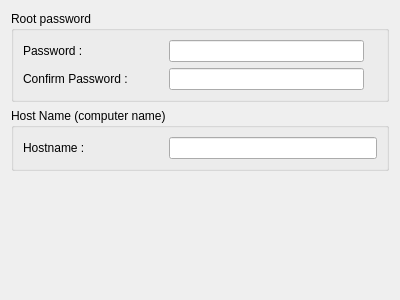
<?xml version="1.0" encoding="UTF-8"?>
<ui version="4.0">
 <class>configurationPage</class>
 <widget class="QWidget" name="configurationPage">
  <property name="geometry">
   <rect>
    <x>0</x>
    <y>0</y>
    <width>400</width>
    <height>300</height>
   </rect>
  </property>
  <property name="windowTitle">
   <string>Form</string>
  </property>
  <layout class="QVBoxLayout" name="verticalLayout">
   <item>
    <widget class="QGroupBox" name="groupBox_4">
     <property name="title">
      <string>Root password</string>
     </property>
     <property name="flat">
      <bool>false</bool>
     </property>
     <property name="checkable">
      <bool>false</bool>
     </property>
     <layout class="QVBoxLayout" name="verticalLayout_4">
      <item>
       <layout class="QHBoxLayout" name="horizontalLayout_4">
        <item>
         <widget class="QLabel" name="label_6">
          <property name="sizePolicy">
           <sizepolicy hsizetype="Fixed" vsizetype="Fixed">
            <horstretch>0</horstretch>
            <verstretch>0</verstretch>
           </sizepolicy>
          </property>
          <property name="minimumSize">
           <size>
            <width>140</width>
            <height>0</height>
           </size>
          </property>
          <property name="maximumSize">
           <size>
            <width>166</width>
            <height>16777215</height>
           </size>
          </property>
          <property name="sizeIncrement">
           <size>
            <width>100</width>
            <height>0</height>
           </size>
          </property>
          <property name="text">
           <string>Password :</string>
          </property>
         </widget>
        </item>
        <item>
         <widget class="QLineEdit" name="rootPasswordLineEdit">
          <property name="sizePolicy">
           <sizepolicy hsizetype="Expanding" vsizetype="Fixed">
            <horstretch>0</horstretch>
            <verstretch>0</verstretch>
           </sizepolicy>
          </property>
          <property name="echoMode">
           <enum>QLineEdit::Password</enum>
          </property>
         </widget>
        </item>
        <item>
         <widget class="QLabel" name="rootPasswordLabel">
          <property name="text">
           <string/>
          </property>
         </widget>
        </item>
       </layout>
      </item>
      <item>
       <layout class="QHBoxLayout" name="horizontalLayout_5">
        <item>
         <widget class="QLabel" name="label_5">
          <property name="sizePolicy">
           <sizepolicy hsizetype="Fixed" vsizetype="Fixed">
            <horstretch>0</horstretch>
            <verstretch>0</verstretch>
           </sizepolicy>
          </property>
          <property name="minimumSize">
           <size>
            <width>140</width>
            <height>0</height>
           </size>
          </property>
          <property name="maximumSize">
           <size>
            <width>130</width>
            <height>16777215</height>
           </size>
          </property>
          <property name="sizeIncrement">
           <size>
            <width>100</width>
            <height>0</height>
           </size>
          </property>
          <property name="text">
           <string>Confirm Password :</string>
          </property>
         </widget>
        </item>
        <item>
         <widget class="QLineEdit" name="rootPasswordConfLineEdit">
          <property name="sizePolicy">
           <sizepolicy hsizetype="Expanding" vsizetype="Fixed">
            <horstretch>0</horstretch>
            <verstretch>0</verstretch>
           </sizepolicy>
          </property>
          <property name="minimumSize">
           <size>
            <width>0</width>
            <height>0</height>
           </size>
          </property>
          <property name="echoMode">
           <enum>QLineEdit::Password</enum>
          </property>
         </widget>
        </item>
        <item>
         <widget class="QLabel" name="rootPasswordConfLabel">
          <property name="text">
           <string/>
          </property>
          <property name="textFormat">
           <enum>Qt::RichText</enum>
          </property>
         </widget>
        </item>
       </layout>
      </item>
     </layout>
    </widget>
   </item>
   <item>
    <widget class="QGroupBox" name="groupBox">
     <property name="title">
      <string>Host Name (computer name)</string>
     </property>
     <layout class="QVBoxLayout" name="verticalLayout_2">
      <item>
       <layout class="QHBoxLayout" name="horizontalLayout_6">
        <item>
         <widget class="QLabel" name="label_7">
          <property name="sizePolicy">
           <sizepolicy hsizetype="Fixed" vsizetype="Fixed">
            <horstretch>0</horstretch>
            <verstretch>0</verstretch>
           </sizepolicy>
          </property>
          <property name="minimumSize">
           <size>
            <width>140</width>
            <height>0</height>
           </size>
          </property>
          <property name="maximumSize">
           <size>
            <width>166</width>
            <height>16777215</height>
           </size>
          </property>
          <property name="sizeIncrement">
           <size>
            <width>100</width>
            <height>0</height>
           </size>
          </property>
          <property name="text">
           <string>Hostname :</string>
          </property>
         </widget>
        </item>
        <item>
         <widget class="QLineEdit" name="hostnameLineEdit">
          <property name="sizePolicy">
           <sizepolicy hsizetype="Expanding" vsizetype="Fixed">
            <horstretch>0</horstretch>
            <verstretch>0</verstretch>
           </sizepolicy>
          </property>
          <property name="echoMode">
           <enum>QLineEdit::Normal</enum>
          </property>
         </widget>
        </item>
       </layout>
      </item>
     </layout>
    </widget>
   </item>
   <item>
    <spacer name="verticalSpacer">
     <property name="orientation">
      <enum>Qt::Vertical</enum>
     </property>
     <property name="sizeHint" stdset="0">
      <size>
       <width>20</width>
       <height>179</height>
      </size>
     </property>
    </spacer>
   </item>
  </layout>
 </widget>
 <resources/>
 <connections/>
</ui>
